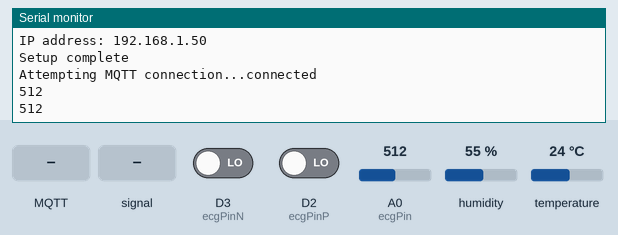
This sketch was run on a simulated ESP8266 (NodeMCU). Parts: the last lines printed to the serial monitor. The test bench sets the inputs (shaded band); at power-on: D3 (ecgPinN) LOW, D2 (ecgPinP) LOW, A0 (ecgPin) = 512, humidity 55 %, temperature 24 °C. WiFi joins after 1.5 s; servers stay silent unless stated; random numbers use the default seed unless the sketch sets one; no MQTT or app messages arrive unless stated.

Above: at 2.7 s.
2.8 s: D3 (ecgPinN) driven HIGH
At 4.1 s:
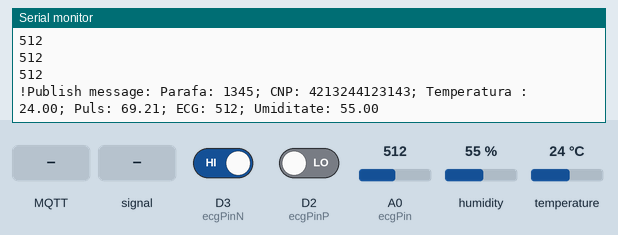
7.1 s: MQTT message "1" arrives on the first subscribed topic
9.1 s: MQTT message "on" arrives on the first subscribed topic
11.1 s: MQTT message "off" arrives on the first subscribed topic
13.2 s: D3 (ecgPinN) driven LOW
At 14.6 s:
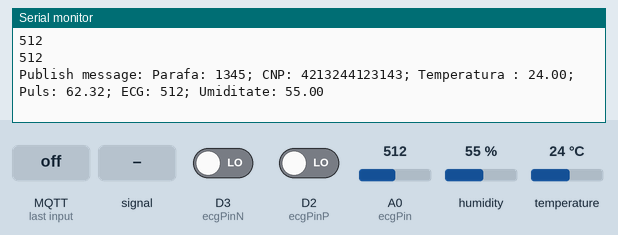
17.2 s: A0 (ecgPin) fed a 200 Hz sine of ±81 counts around its level
At 18.6 s:
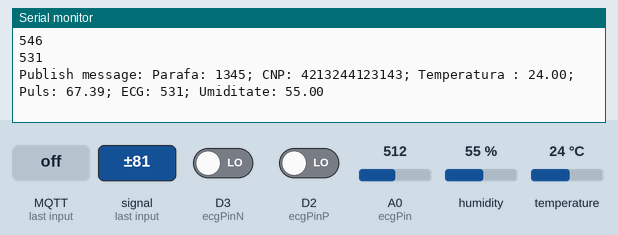
Timing chart, 0 to 19.7 s (numbered marks = the images above; inputs shaded):
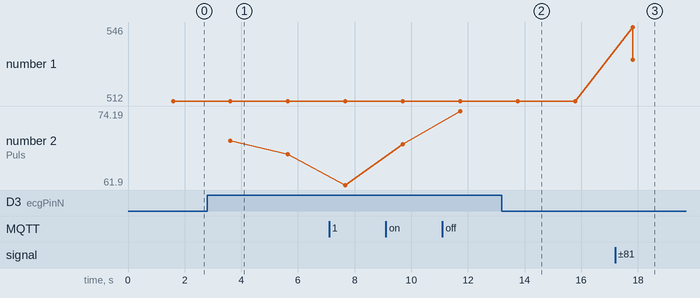

Measured:
- after the input at 2.8 s, the serial monitor: prints a new line after 0.81 s (image 1)
- after the input at 13.2 s, the serial monitor: prints a new line after 0.56 s (image 2)
- after the input at 17.2 s, the serial monitor: prints a new line after 0.62 s (image 3)
- plotted number 1: 512 → 531 after the input at 17.2 s

The sketch:

Proiect_IP_First_TRY.ino
```cpp
#include <DHT.h>
#include <ESP8266WiFi.h>
#include <PubSubClient.h>


// Pin Definitions
#define dhtPin D4
#define dhtType DHT11
#define ecgPinP D2
#define ecgPinN D3
#define ecgPin A0

// Global Objects
DHT dht(dhtPin, dhtType);
WiFiClient espClient;
PubSubClient client(espClient);

float humidityVal;
float tempValC;
float heatIndexC;
unsigned long lastMsg = 0;
#define MSG_BUFFER_SIZE (100)
char msg[MSG_BUFFER_SIZE];
int value = 0;

unsigned long lastRRTime = 0;
unsigned long currentRRTime = 0;
float HR = 0;

// WiFi Configuration
const char* ssid = "iPhone - Haideea";
const char* password = "201008maarh";
const char* mqtt_server = "test.mosquitto.org";

unsigned long previousMillis = 0;
const long interval = 500;

// Function Declarations
void setup_wifi();
void reconnect();
void publishData(const char* topic, const char* payload);
int readECG();
float readTemperature();
float readHumidity();
float generateRandomPulse();
void callback(char* topic, byte* payload, unsigned int length);

void setup() {
  Serial.begin(115200);
  pinMode(BUILTIN_LED, OUTPUT); // Initialize the BUILTIN_LED pin as an output
  dht.begin();
  // ECG
  pinMode(ecgPinP, INPUT);
  pinMode(ecgPinN, INPUT);

  Serial.println("Starting setup...");
  setup_wifi();
  client.setServer(mqtt_server, 1883);
  client.setCallback(callback);
  Serial.println("Setup complete");
}

void loop() {
  if (WiFi.status() != WL_CONNECTED) {
    Serial.println("WiFi not connected, retrying...");
    setup_wifi();
  }

  if (WiFi.status() == WL_CONNECTED) {
    if (!client.connected()) {
      reconnect();
    }
    client.loop();

    // Read sensor values
    unsigned long currentMillis = millis();

    if (currentMillis - previousMillis >= interval) {
      previousMillis = currentMillis;

      // Temperatură și umiditate
      humidityVal = dht.readHumidity();
      tempValC = dht.readTemperature();

      if (isnan(humidityVal) || isnan(tempValC)) {
        Serial.println("Eroare la citire!");
        return;
      }

      heatIndexC = dht.computeHeatIndex(tempValC, humidityVal, false);

      int ecgValue = readECG();
      int parafa =1345;
      const char* cnp_utilizator="4213244123143";
      // ECG
      if (ecgValue != 1024) { // Verificăm dacă valoarea nu este maximă constantă
        Serial.println(ecgValue);

        if ((digitalRead(ecgPinP) == HIGH) || (digitalRead(ecgPinN) == HIGH)) {
          Serial.print('!');
        } else {
          ecgValue = readECG();
          Serial.println(ecgValue);

          currentRRTime = millis();
          unsigned long RRInterval = currentRRTime - lastRRTime;
          lastRRTime = currentRRTime;

          const unsigned long minRRInterval = 600; // 0.6 seconds
          const unsigned long maxRRInterval = 1200; // 1.2 seconds

          if (RRInterval >= minRRInterval && RRInterval <= maxRRInterval) {
            HR = 60000.0 / (float)RRInterval;
          } else {
            HR = 0; // Valorile RR in afara intervalului normal sunt ignorate
          }
        }

        unsigned long now = millis();
        if (now - lastMsg > 2000) {
          lastMsg = now;
          float randomPulse = generateRandomPulse();
          snprintf(msg, MSG_BUFFER_SIZE, "Parafa: %d; CNP: %s; Temperatura : %.2f; Puls: %.2f; ECG: %d; Umiditate: %.2f", parafa,cnp_utilizator, tempValC, randomPulse, ecgValue, humidityVal);
          Serial.print("Publish message: ");
          Serial.println(msg);
          client.publish("test", msg);
        }
      } else {
        Serial.println("Valoare ECG constantă maximă detectată, posibilă problemă hardware.");
      }

      delay(2000); // ajustăm delay-ul după nevoie
    } else {
      Serial.println("WiFi connection lost, trying to reconnect...");
      delay(5000); // Așteaptăm înainte de a încerca din nou
    }
  }
}

void setup_wifi() {
  delay(10);
  Serial.println();
  Serial.print("Connecting to ");
  Serial.println(ssid);

  WiFi.mode(WIFI_STA);
  WiFi.begin(ssid, password);

  int retry_count = 0;
  while (WiFi.status() != WL_CONNECTED) {
    delay(500);
    Serial.print(".");
    retry_count++;
    if (retry_count >= 60) { // Încercăm pentru 30 secunde
      Serial.println();
      Serial.println("Failed to connect to WiFi");
      return;
    }
  }

  Serial.println();
  Serial.println("WiFi connected");
  Serial.print("IP address: ");
  Serial.println(WiFi.localIP());
}

void callback(char* topic, byte* payload, unsigned int length) {
  Serial.print("Message arrived [");
  Serial.print(topic);
  Serial.print("] ");
  for (int i = 0; i < length; i++) {
    Serial.print((char)payload[i]);
  }
  Serial.println();
}

void reconnect() {
  // Loop until we're reconnected
  while (!client.connected()) {
    Serial.print("Attempting MQTT connection...");
    // Create a random client ID
    String clientId = "ESP8266Client-";
    clientId += String(random(0xffff), HEX);
    // Attempt to connect
    if (client.connect(clientId.c_str())) {
      Serial.println("connected");
      // Once connected, publish an announcement...
      client.publish("test", "hey: 78");
      // ... and resubscribe
      client.subscribe("test");
    } else {
      Serial.print("failed, rc=");
      Serial.print(client.state());
      Serial.println(" try again in 5 seconds");
      // Wait 5 seconds before retrying
      delay(5000);
    }
  }
}

void publishData(const char* topic, const char* payload) {
  if (client.connected()) {
    client.publish(topic, payload);
  }
}

int readECG() {
  int ecgValue = analogRead(ecgPin);
  return ecgValue;
}

float readTemperature() {
  float temperature = dht.readTemperature();
  return temperature;
}

float readHumidity() {
  float humidity = dht.readHumidity();
  return humidity;
}

float generateRandomPulse() {
  float randomPulse = 60 + static_cast<float>(rand()) / (static_cast<float>(RAND_MAX / (80 - 60)));
  return randomPulse;
}
```
